Frame 1 (no input): blank canvas, image omitted
Frame 60 (the mouse pressed at the canvas centre just before this capture): blank canvas, image omitted
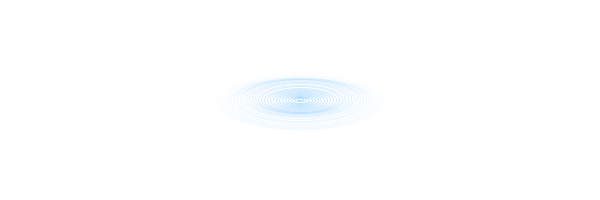
Frame 120 (the mouse held since frame 60 and released just before this capture)

The Processing sketch whose frames 1 and 60 were blank and that drew this single picture after the mouse press (run headless with seeded random() and noise(); from frame 60 on, the mouse is pressed at the canvas centre):

// Processing sketch: processing_15043
// ── processing_15043.pde

ArrayList waves;
int waveWidth = 0;
void setup() {
  size(600, 200);
  smooth();
  noStroke();
  waves = new ArrayList();
}
void draw() {
  background(255);
  for (int i = waves.size()-1; i >= 0; i--) {
    Wave wave = (Wave) waves.get(i);
    wave.w++;
    wave.display();
    if (wave.finished()) {
      waves.remove(i);
    }
  }
}
void mousePressed() {
  waves.add(new Wave(mouseX, mouseY, waveWidth));
}
class Wave {
  float x;
  float y;
  float speed;
  float gravity;
  float w;
  float life = 127;
  Wave(float tempX, float tempY, float tempW) {
    x = tempX;
    y = tempY;
    w = tempW;
    speed = 0;
    gravity = 0.1;
  }
  void move() {
    speed = speed + gravity;
    y = y + speed;
    if (y > height) {
      speed = speed * -0.8;
      y = height;
    }
  }
  boolean finished() {
    life--;
    if (life < 0) {
      return true;
    } 
    else {
      return false;
    }
  }
  void display() {
    int i;
    noFill();
    strokeWeight(1);
    for(i = 0;i<w;i+=2) {
      stroke(127,196,255,2*(i/w)*life);
      ellipse(x,y+3*((w-i)/w)*sin(radians(i*10)),3*(w-i),(w-i));
    }
  }
}               
